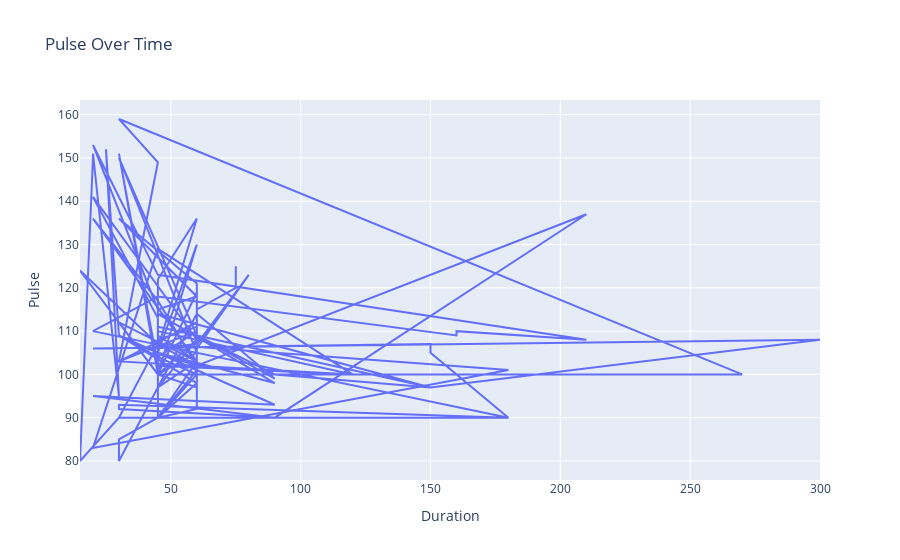

Notebook code cell kept with this figure:
### Code cell
import plotly.express as px
# Line Plot
fig = px.line(df, x="Duration", y="Pulse", title="Pulse Over Time")
fig.show()

### Figure 1 — Plotly figure (JSON) as saved in the notebook; plotly's stock layout.template omitted (floating-point values rounded to 4 significant figures; data arrays with more than 128 entries replaced by an {"elided": "..."} marker saying what was removed)
{"data": [{"hovertemplate": "Duration=%{x}<br>Pulse=%{y}<extra></extra>", "legendgroup": "", "line": {"color": "#636efa", "dash": "solid"}, "marker": {"symbol": "circle"}, "mode": "lines", "name": "", "orientation": "v", "showlegend": false, "type": "scatter", "x": {"elided": "169 int values"}, "xaxis": "x", "y": {"elided": "169 int values"}, "yaxis": "y"}], "layout": {"autosize": true, "legend": {"tracegroupgap": 0}, "title": {"text": "Pulse Over Time"}, "xaxis": {"anchor": "y", "autorange": true, "domain": [0, 1], "range": [15, 300], "title": {"text": "Duration"}, "type": "linear"}, "yaxis": {"anchor": "x", "autorange": true, "domain": [0, 1], "range": [75.61, 163.4], "title": {"text": "Pulse"}, "type": "linear"}}}
